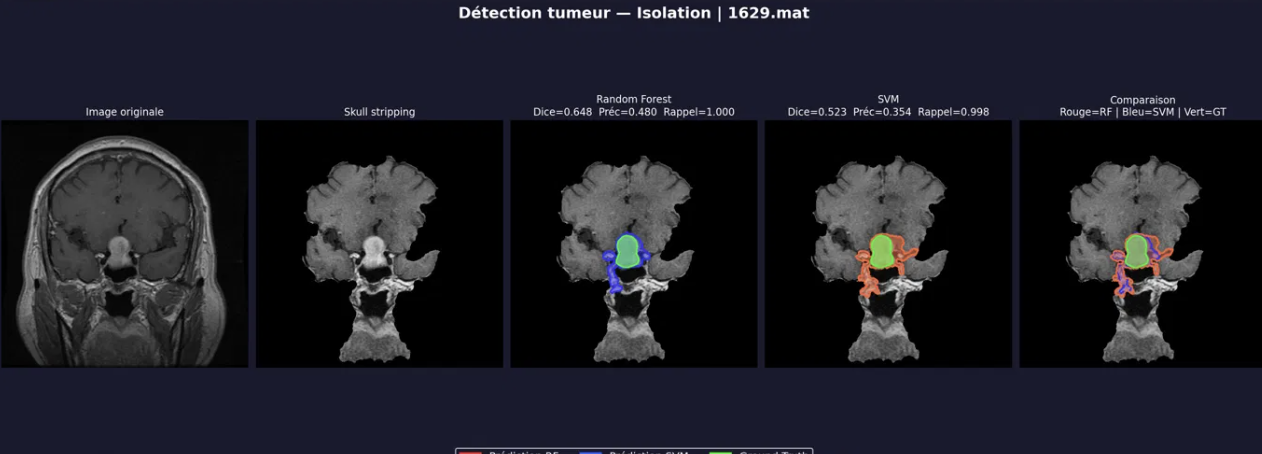
#> input picture script/1629.png, 1262 x 454 px
$ python -i Segmentation_511.py   (imports and definitions only)
#> lines starting #> are read from the running program, lines starting #| are printed output that depends on the picture; after the words box and inside, x2 and y2 are one past the last pixel; in counts of white or black regions, pixels touching at a corner belong together
"""
Script de test du skull stripping avec Watershed.
- Seed au centre de l'image = cerveau
- S'arrête aux gradients forts = os du crâne
"""

import h5py, numpy as np, os
import matplotlib.pyplot as plt
from scipy.ndimage import binary_fill_holes, gaussian_filter
from skimage.segmentation import watershed
from skimage.filters import sobel
from skimage.morphology import closing, opening, disk
from skimage.measure import label, regionprops

# ─── PARAMÈTRES À AJUSTER ────────────────────────────────────
DOSSIER_BASE = "/Users/loeuljeanpierre/Library/Mobile Documents/com~apple~CloudDocs/Documents/2-ESEO/2-2eAnnee/8-TNI/5-Projet/Dataset/1512427/brainTumorDataPublic_1-766"

FICHIERS_TEST = [
    "1.mat",
    "9.mat",
    "157.mat",
    "511.mat",
    "540.mat",
    "552.mat",
    "559.mat",
]

SIGMA        = 5    # lissage gaussien avant watershed — augmente pour moins de bruit
SEED_RADIUS  = 10   # taille du seed central en pixels
# ─────────────────────────────────────────────────────────────

def normaliser(img):
    return (img - img.min()) / (img.max() - img.min() + 1e-8)

def skull_strip_watershed(img_n, sigma=SIGMA, seed_radius=SEED_RADIUS):
#> called with sigma = 5, seed_radius = 10
    H, W = img_n.shape
#> H = 454; W = 1262

    # 1. Lissage
    img_lisse = gaussian_filter(img_n, sigma=sigma)
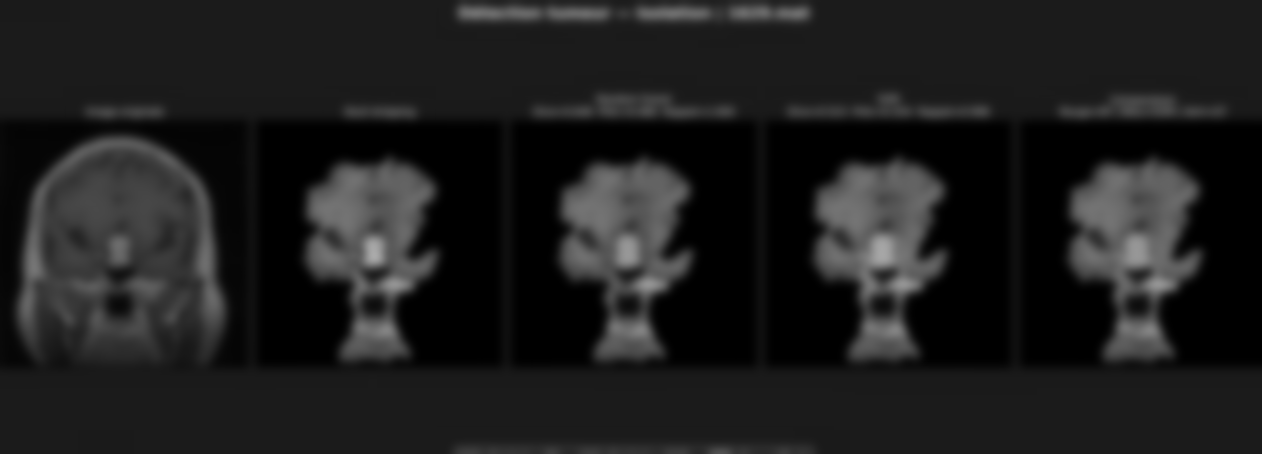
#> img_lisse: shape (454, 1262); min 0, max 170, mean 29.8

    # 2. Gradient
    gradient = sobel(img_lisse)
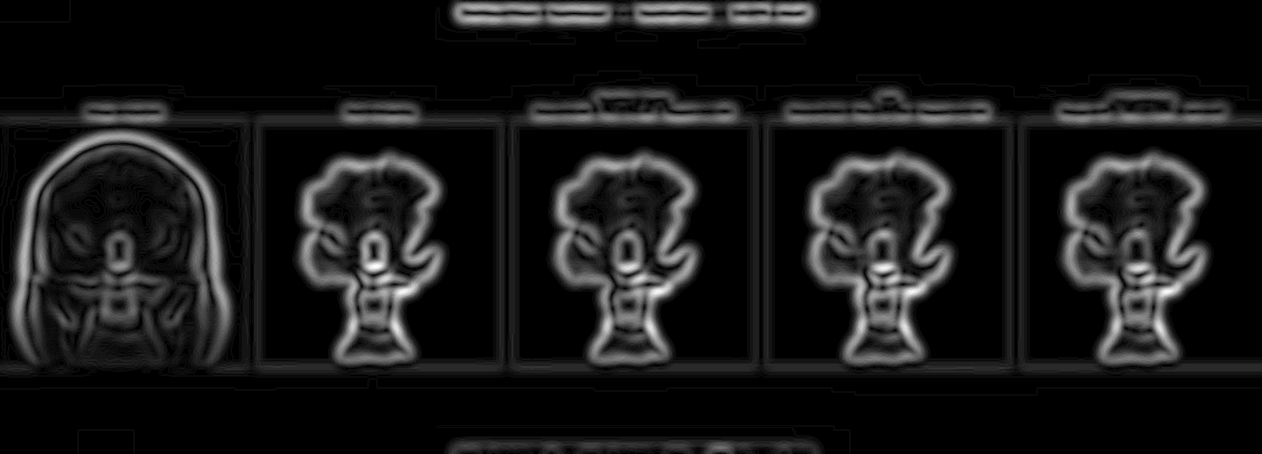
#> gradient: shape (454, 1262) float64; min 0, max 0.0682, mean 0.00631; drawn with min black and max white

    # 3. Détection automatique du centre du cerveau
    # Le cerveau = région avec intensité intermédiaire (ni trop noir, ni trop blanc)
    p10 = np.percentile(img_n, 10)  # fond noir
#> p10 = 0
    p90 = np.percentile(img_n, 90)  # os très brillant
#> p90 = 88
    masque_tissu = (img_n > p10) & (img_n < p90)
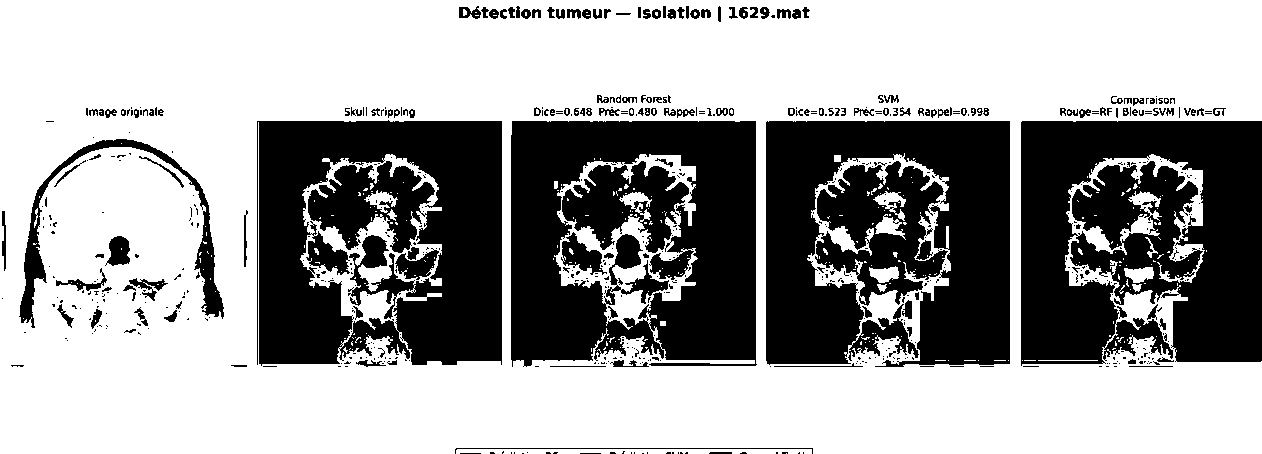
#> masque_tissu: shape (454, 1262) bool; 62.6% white; 658 black regions (498 under 20 px)

    # Centre de masse du tissu cérébral
    ys, xs  = np.where(masque_tissu)
    if len(ys) > 0:
        cy, cx = int(ys.mean()), int(xs.mean())
#> cy = 220; cx = 565
    else:
        cy, cx = H // 2, W // 2

    # 4. Seeds
    markers = np.zeros((H, W), dtype=np.int32)

    # Seed cerveau = zone autour du centre de masse
    r = seed_radius
    markers[max(0,cy-r):min(H,cy+r),
            max(0,cx-r):min(W,cx+r)] = 1

    # Seed fond = pixels très sombres (fond noir garanti)
    markers[img_n < p10 * 0.5] = 2

    # 5. Watershed
    labels = watershed(gradient, markers)
#> labels: shape (454, 1262) int32; every value is 1

    # 6. Masque cerveau
    masque = (labels == 1)
#> masque: shape (454, 1262) bool; every value is 1

    # 7. Nettoyage
    masque = closing(masque, disk(5))
    masque = binary_fill_holes(masque)
    masque = opening(masque, disk(3))

    # 8. Plus grand composant
    etiq  = label(masque)
    props = regionprops(etiq)
#> props = 1 regions; box (x1, y1, x2, y2) and area: (0, 0, 1262, 454) 572948
    if props:
        masque = binary_fill_holes(
            etiq == max(props, key=lambda p: p.area).label)

    return (img_n * masque).astype(np.float32), masque


# ─── Chargement + skull stripping ────────────────────────────
donnees = []
# [27 lines not run here, left out]

# ─── Figure 1 : images 1 à 4 ─────────────────────────────────
fig1, axes1 = plt.subplots(4, 3, figsize=(12, 16))
# [12 lines not run here, left out]

# ─── Figure 2 : images 5 à 7 ─────────────────────────────────
fig2, axes2 = plt.subplots(3, 3, figsize=(12, 12))
# [13 lines not run here, left out]

>>> import cv2
>>> picture = cv2.imread('../1629.png', cv2.IMREAD_GRAYSCALE)
>>> result = skull_strip_watershed(picture)

$ run again, on script/1644.png
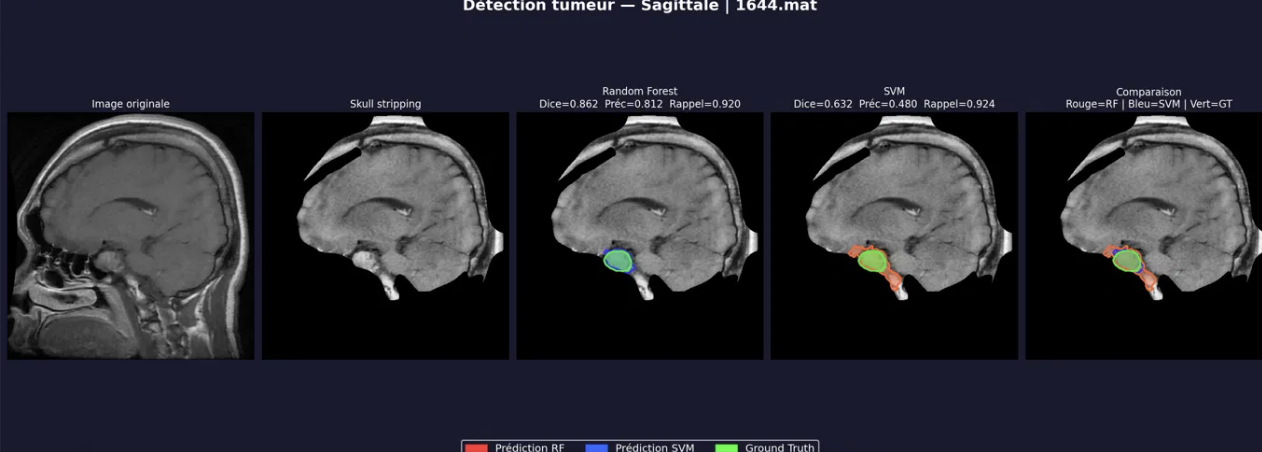
#> input picture script/1644.png, 1262 x 452 px
#> in skull_strip_watershed, `gradient = sobel(img_lisse)`:
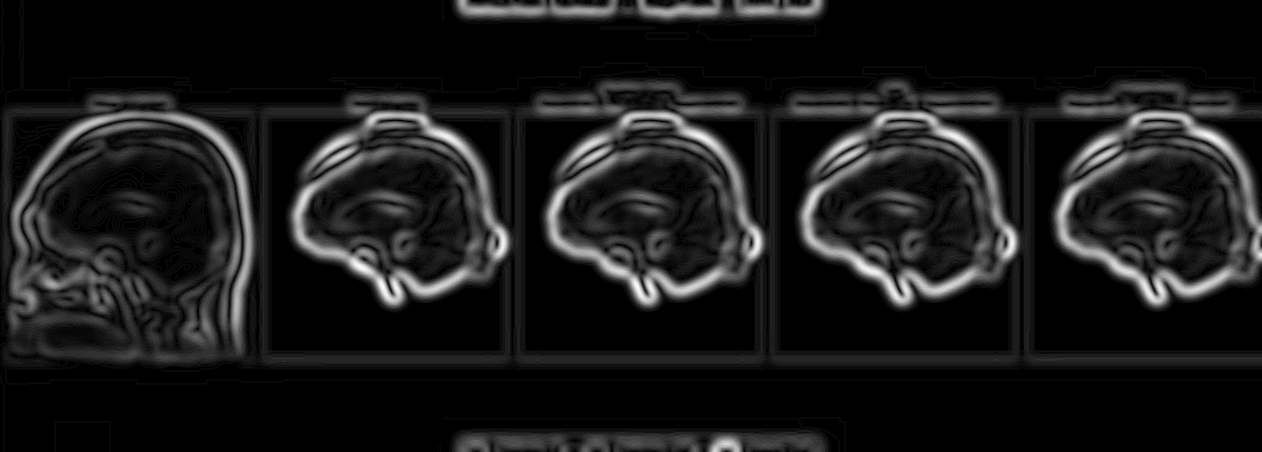
#> gradient: shape (452, 1262) float64; min 0, max 0.0745, mean 0.00749; drawn with min black and max white
#> p10 = 0
#> p90 = 122
#> in skull_strip_watershed, `masque_tissu = (img_n > p10) & (img_n < p90)`:
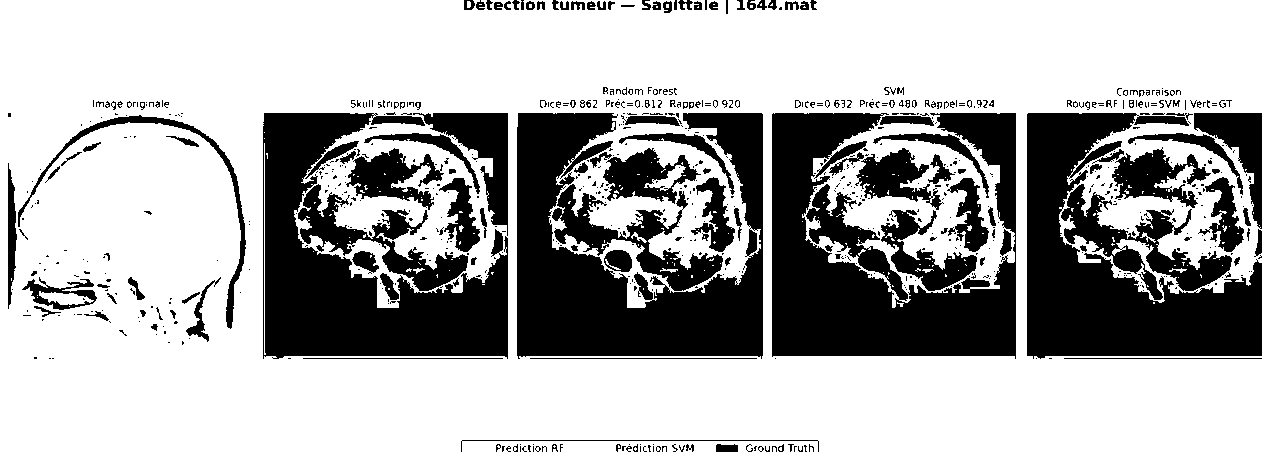
#> masque_tissu: shape (452, 1262) bool; 67.3% white; 749 black regions (589 under 20 px)
#> cy = 217; cx = 579
#> labels: shape (452, 1262) int32; every value is 1
#> masque: shape (452, 1262) bool; every value is 1
#> props = 1 regions; box (x1, y1, x2, y2) and area: (0, 0, 1262, 452) 570424
